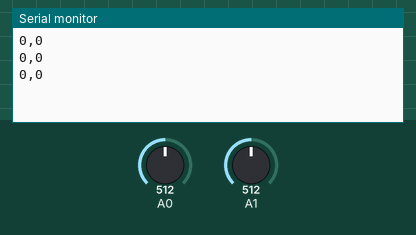
The sketch below on a simulated Arduino Uno, built with avr-gcc and run on an emulated ATmega328P. Parts: the last lines printed to the serial monitor. Inputs (shaded band) come from the test bench; at power-on: A0 = 512, A1 = 512.

Above: at 1.2 s.
1.3 s: A0 set to 716
At 2.05 s:
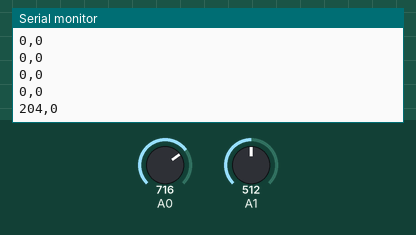
2.8 s: A1 set to 716
At 2.89 s:
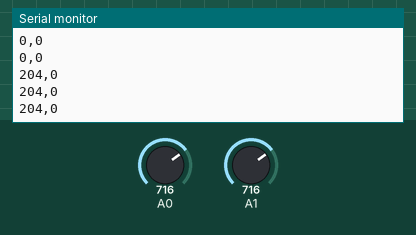
4.3 s: A0 set to 900
At 4.57 s:
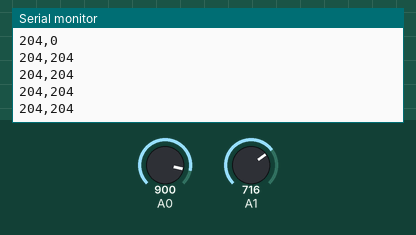
7.3 s: A1 set to 900
At 7.51 s:
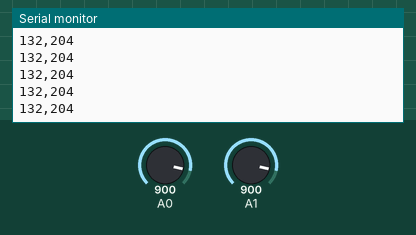
Timing chart, 0 to 9.8 s (numbered marks = the images above; inputs shaded):
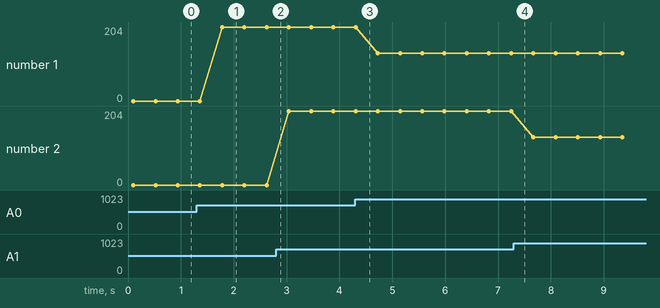

Measured:
- after the input at 1.3 s, the serial monitor: prints a new line after 0.48 s (image 1)
- plotted number 1: 0 → 204 after the input at 1.3 s, 204 → 132 after the input at 4.3 s

The sketch:

_2serials.ino
```cpp
byte fsr1;
byte fsr2;

void setup() {
  Serial.begin(9600);

}

void loop() {
    fsr1 = analogRead(A0);
    delay(50);
    fsr2 = analogRead(A1);
    delay(50);


    Serial.print(fsr1);
    delay(200);
    Serial.print(',');
    delay(20);
    Serial.println(fsr2);
    delay(100);
}
```
